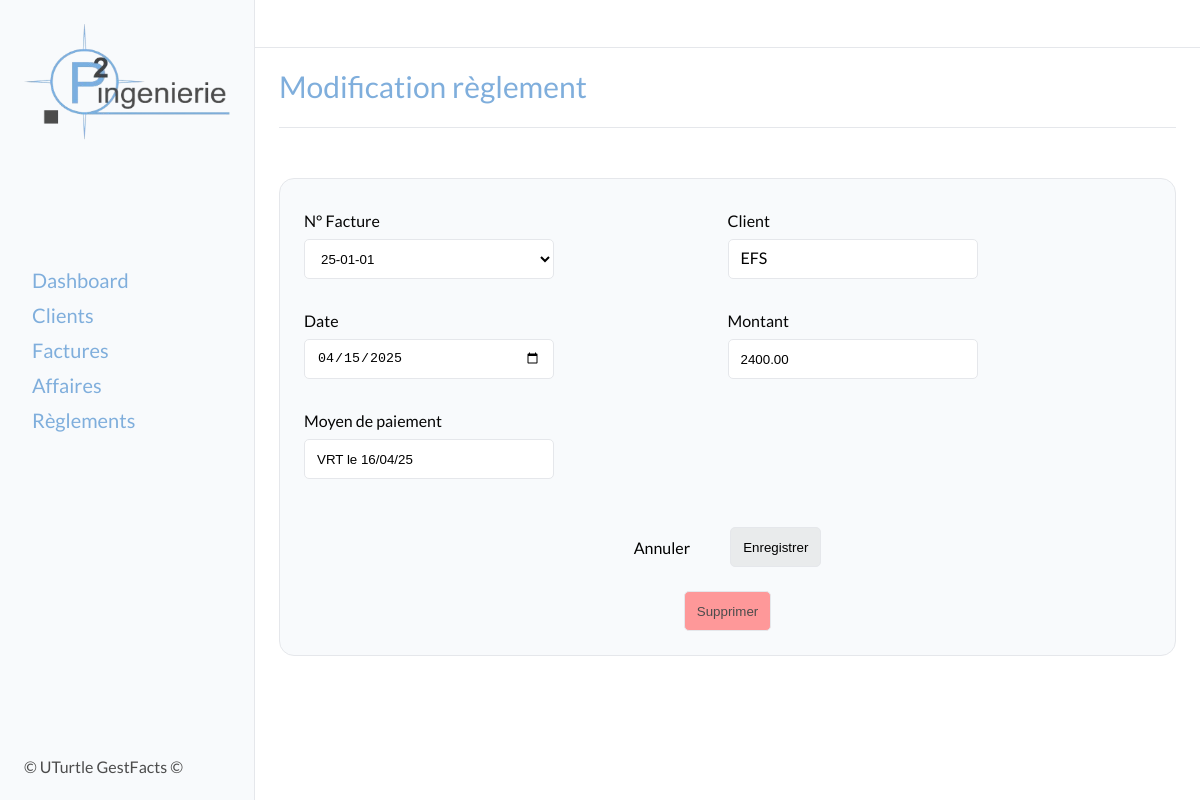
The app's page /factures/22/reglement/modifier/ with its own data.
### factures/models.py (models this page shows, shortened)
class Payment(models.Model):
    date = models.DateField()
    amount = models.DecimalField(max_digits=10, decimal_places=2)
    invoice = models.ForeignKey(Invoice, on_delete=models.CASCADE, related_name='payments')
    payment_method = models.CharField(max_length=50)
    class Meta:
        verbose_name = "Paiement"
        verbose_name_plural = "Paiements"

class Invoice(models.Model):
    TYPE_CHOICES = [
        ('facture', 'Facture'),
        ('avoir', 'Avoir'),
        ('proforma', 'Proforma'),
        ]
    STATUT_CHOICES = [
        ('a_payer', 'À payer'),
        ('partiellement_payee', 'Partiellement payée'),
        ('payee', 'Payée'),
        ('en_retard', 'En retard'),
        ('annulee', 'Annulée'),
    ]
    date = models.DateField()
    type = models.CharField(max_length=10, choices=TYPE_CHOICES, default='facture')
    affaire = models.ForeignKey('affaires.Affaire', on_delete=models.CASCADE, related_name="invoices")
    invoice_number = models.CharField(max_length=10, unique=True, db_index=True)
    client = models.ForeignKey('clients.Client', on_delete=models.SET_NULL, related_name='invoices', db_index=True, null=True)
    client_entity_name = models.CharField(max_length=100, blank=True, null=True)
    invoice_object = models.TextField(max_length=200)
    amount_ht = models.DecimalField(max_digits=10, decimal_places=2)
    vat_rate = models.DecimalField(max_digits=5, decimal_places=2, default=20.0)
    statut = models.CharField(max_length=20, choices=STATUT_CHOICES, default='a_payer')
    class Meta:
        verbose_name = "Facture"
        verbose_name_plural = "Factures"
    def __str__(self):
        client_name = self.client_entity_name if self.client is None else self.client.entity_name
        return self.invoice_number

### clients/models.py (models this page shows)
class Client(models.Model):
    entity_name = models.CharField(max_length=100)
    address = models.CharField(max_length=200, blank=True, null=True)
    zip_code = models.CharField(max_length=5, blank=True, null=True)
    city = models.CharField(max_length=100, blank=True, null=True)
    contact = models.CharField(max_length=100, blank=True, null=True)
    phone_number = models.CharField(max_length=10, blank=True, null=True)
    email = models.EmailField(blank=True, null=True)
    def __str__(self):
        return self.entity_name
    class Meta:
        verbose_name = "Client"
        verbose_name_plural = "Clients"

### factures/views.py (the view)
# urls.py: path('<int:pk>/reglement/modifier/', reglement_update, name='reglement_modifier'),
def reglement_update(request, pk):
    paiement = get_object_or_404(Payment, pk=pk)
    facture = paiement.invoice  # Récupère la facture associée au paiement
    paiement.date = paiement.date.strftime('%Y-%m-%d')
    if request.method == 'POST':
        form = PaymentForm(request.POST, instance=paiement)  # Utilise l'instance existante
        if form.is_valid():
            form.save()  # Sauvegarde les modifications
            return redirect('factures:reglements')
        else:
            print("Erreurs de formulaire:", form.errors)
    else:
        form = PaymentForm(instance=paiement)
    return render(request, 'pages/factures/paiement_update_form.html', {
        'form': form,
        'facture': facture,
        'paiement': paiement
    })

### factures/forms.py
class PaymentForm(forms.ModelForm):
    class Meta:
        model = Payment
        fields = ['date', 'amount', 'invoice', 'payment_method']
        widgets = {
            'date': forms.DateInput(attrs={'class': 'form-input', 'type': 'date'}),
            'amount': forms.NumberInput(attrs={'class': 'form-input', 'step': '0.01'}),
            'invoice': forms.Select(attrs={'class': 'form-input'}),
            'payment_method': forms.TextInput(attrs={'class': 'form-input'}),
        }
        labels = {
            'date': 'Date',
            'amount': 'Montant',
            'invoice': 'N° Facture',
            'payment_method': 'Moyen de paiement',
        }

### templates/pages/factures/paiement_update_form.html (shortened to what this page needs)
{% extends "base_form.html" %}
{% block content %}
<div class="title">
    <H2>Modification règlement</H2>
</div>
<section class="tableau">
    <div class="card">
        <div class="card-body">
            <form method="post">
                <div class="">
                    <div>
                        <div class="form_categories">
                            <div class="form-group">
                                <label class="form-label">{{ form.invoice.label }}</label>
                                {{ form.invoice }}
                            </div>
                            <div class="form-group">
                                <label class="form-label">Client</label>
                                <p class="form-input">{{ facture.client }}</p>
                            </div>
                        </div>
                        <div class="form_categories">
                            <div class="form-group">
                                <label class="form-label">{{ form.date.label }}</label>
                                {{ form.date }}
                            </div>
                            <div class="form-group">
                                <label class="form-label">{{ form.amount.label }}</label>
                                {{ form.amount }}
                            </div>
                        </div>
                        <div class="form_categories">
                            <div class="form-group">
                                <label for="" class="form-label">{{ form.payment_method.label }}</label>
                                {{ form.payment_method }}
                            </div>
                        </div>
                    </div>
                </div>
                <div class="form_btn_group">
                    <a href="{% url 'factures:factures' %}" class="supprimer">Annuler</a>
                    <button type="submit" class="form_btn">Enregistrer</button>
                </div>
                <div class="div_btn-delete"><button type="button" class="btn-delete" onclick="openDeleteModal()">Supprimer</button></div>
            </form>
        </div>
    </div>
</section>
{% endblock content %}

### static/style.css (style rules this page uses)
:root { --light-grey: #F8FAFC; --bg-container: #fff; --border-color: #e5e7eb; --police: 'lato', sans-serif; --sidebar-size: 255px; --sidebar-color: #7FAEDC; --h2-size: 30px; --h2-weight: 500; --h2-line-height: 36px; --h2-color: #7FAEDC; --text-color: #050505; --th-color: rgb(71, 85, 105); --th-border-color: rgb(226, 232, 240); --td-color: rgb(100 116 139); --td-border-color: rgb(241 245 249); --tr-bg-hover: rgb(248 250 252); --mail-border-color: rgb(226 232 240); --adresse-color: rgb(100, 116, 139); --btn_new_color: #7FAEDC; --btn_new_hover: #a3cef9; --btn_delete_color: rgba(255, 144, 144, 0.915); --btn_delete_hover: rgba(255, 105, 105, 0.915); --svg-color: rgb(148 163 184); }
body { font-family: var(--police); }
.title { position: relative; display: flex; flex-direction: row; align-items: center; justify-content: space-between; padding-bottom: 24px; padding-top: 20px; padding-right: 24px; margin-top: 48px; }
.title::after { content: ""; position: absolute; bottom: 0px; width: 100%; height: 1px; background-color: var(--border-color); }
h2 { color: var(--h2-color); font-family: var(--police); font-size: var(--h2-size); font-weight: var(--h2-weight); line-height: var(--h2-line-height); }
.card { max-width: 900px; margin: 50px auto; background-color: var(--light-grey); border-radius: 15px; border: 1px solid var(--border-color); }
.card-body { padding: 24px; }
.form_categories { display: flex; align-items: center; align-content: center; justify-content: space-between; }
.form-group { display: flex; flex-direction: column; margin-bottom: 16px; width: 100%; position: relative; }
.form-label { color: var(--text-color); line-height: var(--h2-line-height); }
.form-input { max-width: 250px; height: 40px; border: 1px solid var(--border-color); border-radius: 5px; padding-left: 12px; padding-right: 12px; padding-top: 8px; padding-bottom: 8px; margin-bottom: 8px; background-color: #fff; }
.form_btn_group { display: flex; align-items: center; justify-content: center; margin-top: 24px; margin-bottom: 24px; }
.form_btn_group a { margin-right: 40px; }
.form_btn { cursor: pointer; height: 40px; border: 1px solid var(--border-color); border-radius: 5px; padding-left: 12px; padding-right: 12px; padding-top: 8px; padding-bottom: 8px; background-color: #d0d3d063; }
.div_btn-delete { display: flex; align-items: center; justify-content: center; }
.btn-delete { cursor: pointer; background-color: var(--btn_delete_color); color: #4C4C4C; border: 1px solid var(--border-color); border-radius: 5px; padding-left: 12px; padding-right: 12px; padding-top: 8px; padding-bottom: 8px; height: 40px; }
.tableau { width: 100%; padding-bottom: 8px; scrollbar-width: thin; }
a { color: black; }

### records on screen
Payment: invoice "25-01-01", date "04/15/2025", amount "2400.00", payment_method "VRT le 16/04/25"
Invoice: client "EFS"
